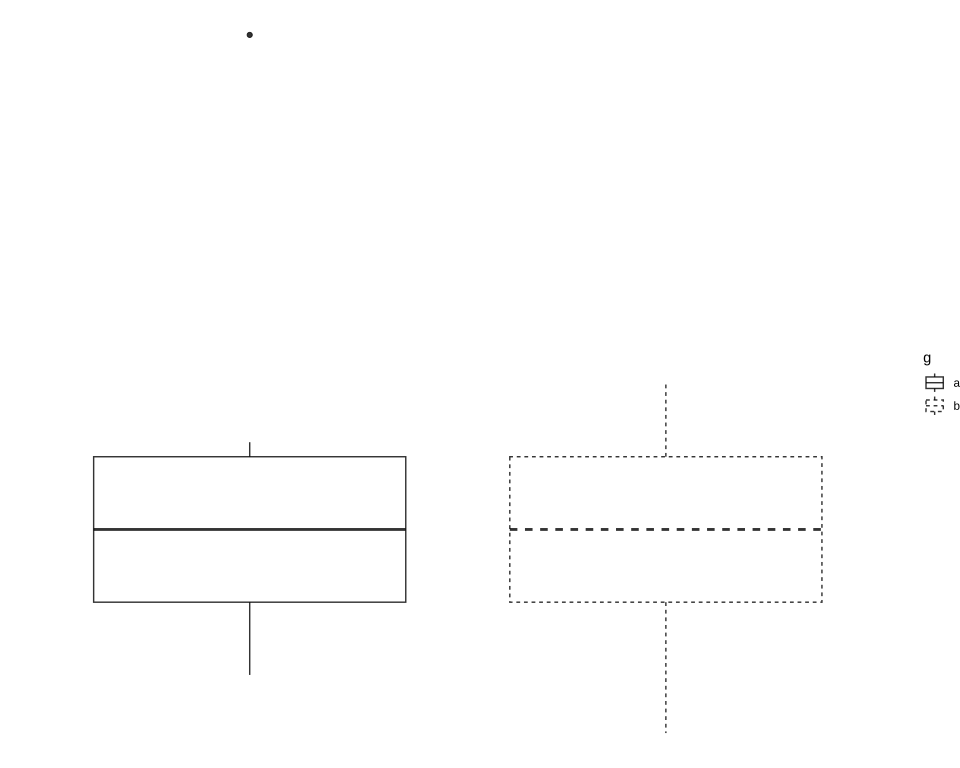

This chart was generated by the following R code:
# The plot test/golden/theme_void_boxplot.svg draws, drawn by ggplot2 itself, as ggplot2's own visual tests draw
# their snapshots: the independent check on that golden whenever it changes. The suite never runs
# this; it needs R, ggplot2 and vdiffr, saved as the Docker image giggly-r:ggplot2-4.0.3. From the
# repository's root:
#
#   docker run --rm -v "$PWD/test/golden":/golden:ro giggly-r:ggplot2-4.0.3 \
#     Rscript /golden/theme_void_boxplot.R > theme_void_boxplot.ggplot2.svg
#
# and compare the two drawings element by element, as test/golden/point.R describes.
#
# Two box plots, an outlier each, in theme_void(), their line types mapped so their keys are
# drawn: each box filled with the theme's clear paper and outlined in its ink mixed 20% toward it,
# black at an alpha of CC, as ggplot2 4's GeomBoxplot reads the theme's element_geom(), in the
# plot and in the legend's keys.
#
# First checked with ggplot2 4.0.3 and vdiffr 1.0.9: every element and clip path matches, in
# ggplot2's order.

library(ggplot2)

d <- data.frame(g = rep(c("a", "b"), each = 6), y = c(1, 2, 3, 4, 5, 12, 2, 3, 4, 5, 6, 0))
plot <- ggplot(d, aes(g, y, linetype = g)) +
  geom_boxplot() +
  theme_void()

file <- tempfile(fileext = ".svg")
vdiffr::write_svg(plot, file)
cat(readLines(file), sep = "\n")
